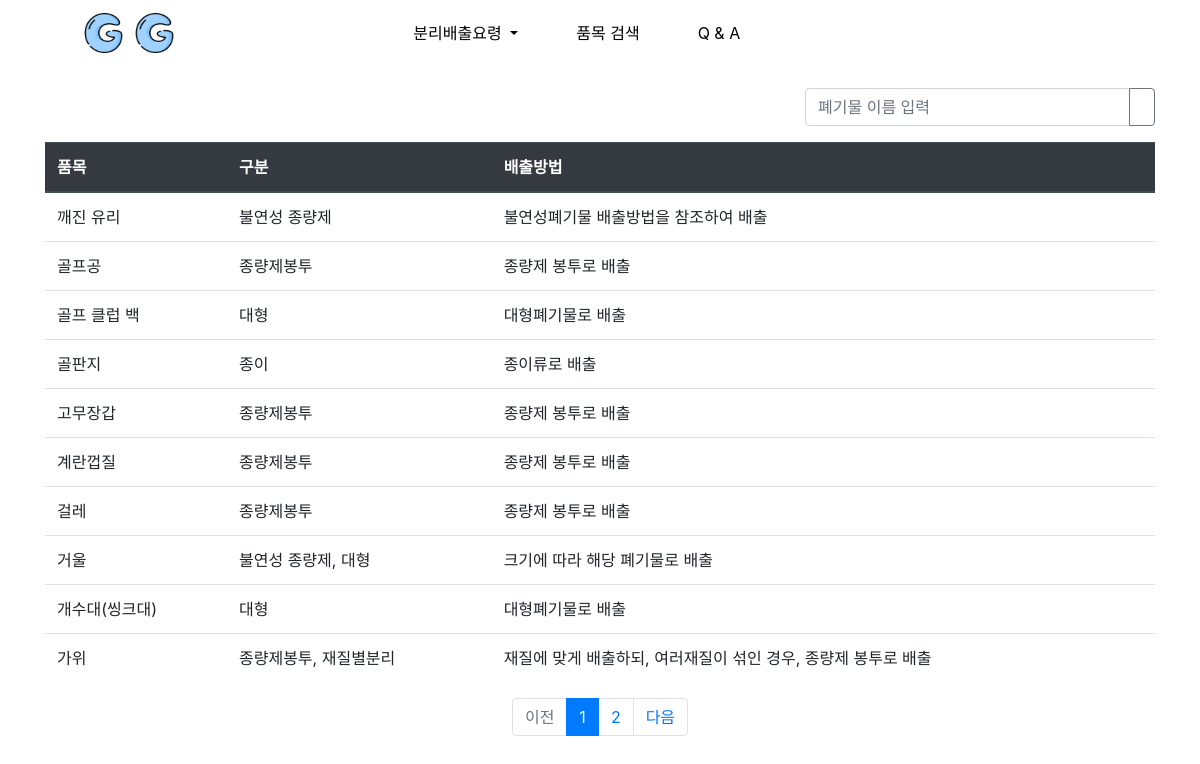
Page /recycle/list on the committed database.
### pybo/models.py (models this page shows)
class Recycle(db.Model):
    item = db.Column(db.String(100), primary_key=True)
    division = db.Column(db.String(100), nullable=False)
    exhaust = db.Column(db.String(300), nullable=False)

### pybo/views/recycle_views.py (the view)
@bp.route('/list')
def _list():
    page = request.args.get('page', type=int, default=1)
    kw = request.args.get('kw', type=str, default='')
    recycle_list = Recycle.query.order_by(Recycle.item.desc())
    if kw:
        search = '%%{}%%'.format(kw)
        recycle_list = recycle_list.filter(Recycle.item.like(search) | Recycle.division.like(search))
    recycle_list = recycle_list.paginate(page, per_page=10)
    return render_template('recycle/recycle_list.html', recycle_list=recycle_list, page=page, kw=kw)

### pybo/templates/recycle/recycle_list.html (shortened to what this page needs)
<!DOCTYPE html>
<html lang="en">
<head>
</head>
<link rel="stylesheet" href="../../static/vendor/bootstrap/css/bootstrap.min.css" >
  <link href="../../../static/vendor/bootstrap/css/style.css" rel="stylesheet">
<body>
    <nav class="navbar fixed-top navbar-expand-sm bg-white navbar-white">
    <div class="col-lg-4">
    <a class="navbar-brand" href="/"  style="padding-left: 50px;">
      <img src="../../static/img/logoG.png" width="45px" height="40px">
      <img src="../../static/img/logoG.png" width="45px" height="40px">
    </a>
  </div>
    <ul class="navbar-nav">
      <li class="nav-item dropdown">
        <a class="nav-link dropdown-toggle" href="#" id="navbardrop" data-toggle="dropdown">
          분리배출요령
        </a>
      </li>
      <li class="nav-item">
        <a class="nav-link" href="search" style="padding-left: 50px;">품목 검색</a>
      </li>
      <li class="nav-item">
        <a class="nav-link" href="#" style="padding-left: 50px;">Q & A</a>
      </li>
    </ul>
  </nav>
    <br><br><br>
    <div class="container my-3">
        <div class="row justify-content-end my-3">
            <div class="col-4 input-group">
              <input type="text" class="form-control kw" value="{{ kw or ''}}" placeholder="폐기물 이름 입력">
                <div class="input-group-append">
                    <button class="btn btn-outline-secondary" type="button" id="btn_search"></button>
                </div>
            </div>
        </div>
        <table class="table">
            <thead>
            <tr class="thead-dark">
                <th>품목</th>
                <th>구분</th>
                <th>배출방법</th>
            </tr>
            </thead>
            <tbody>
            {% if recycle_list %}
            {% for recycle in recycle_list.items %}
            <tr>
                <td>{{ recycle.item }}</td>
                <td>{{ recycle.division }}</td>
                <td>{{ recycle.exhaust }}</td>
            </tr>
            {% endfor %}
            {% else %}
            <tr>
                <td colspan="3">폐기물이 없습니다.</td>
            </tr>
            {% endif %}
            </tbody>
        </table>
        <ul class="pagination justify-content-center">
            {% if recycle_list.has_prev %}
            <li class="page-item">
                <a class="page-link" data-page="{{ recycle_list.prev_num }}" href="?kw={{ kw or '' }}&page={{ recycle_list.prev_num }}">이전</a>
            </li>
            {% else %}
            <li class="page-item disabled">
                <a class="page-link" tabindex="-1" aria-disabled="true" href="#">이전</a>
            </li>
            {% endif %}
            {% for page_num in recycle_list.iter_pages() %}
                {% if page_num %}
                    {% if page_num != recycle_list.page %}
                    <li class="page-item">
                        <a class="page-link" data-page="{{ page_num }}" href="?kw={{ kw or '' }}&page={{ page_num }}">{{ page_num }}</a>
                    </li>
                    {% else %}
                    <li class="page-item active" aria-current="page">
                        <a class="page-link" href="#">{{ page_num }}</a>
                    </li>
                    {% endif %}
                {% else %}
                    <li class="disabled">
                        <a class="page-link" href="#">...</a>
                    </li>
                {% endif %}
            {% endfor %}
            {% if recycle_list.has_next %}
            <li class="page-item">
                <a class="page-link" data-page="{{ recycle_list.next_num }}" href="?kw={{ kw or '' }}&page={{ recycle_list.next_num }}">다음</a>
            </li>
            {% endif %}
        </ul>
    </div>
</body>
</html>

### rows in the picture
Recycle: item "깨진 유리", division "불연성 종량제", exhaust "불연성폐기물 배출방법을 참조하여 배출"
Recycle: item "골프공", division "종량제봉투", exhaust "종량제 봉투로 배출"
Recycle: item "골프 클럽 백", division "대형", exhaust "대형폐기물로 배출"
Recycle: item "골판지", division "종이", exhaust "종이류로 배출"
Recycle: item "고무장갑", division "종량제봉투", exhaust "종량제 봉투로 배출"
Recycle: item "계란껍질", division "종량제봉투", exhaust "종량제 봉투로 배출"
Recycle: item "걸레", division "종량제봉투", exhaust "종량제 봉투로 배출"
Recycle: item "거울", division "불연성 종량제, 대형", exhaust "크기에 따라 해당 폐기물로 배출"
Recycle: item "개수대(씽크대)", division "대형", exhaust "대형폐기물로 배출"
Recycle: item "가위", division "종량제봉투, 재질별분리", exhaust "재질에 맞게 배출하되, 여러재질이 섞인 경우, 종량제 봉투로 배출"

### other values in the picture
{{ page_num }} "1"
{{ page_num }} "2"
